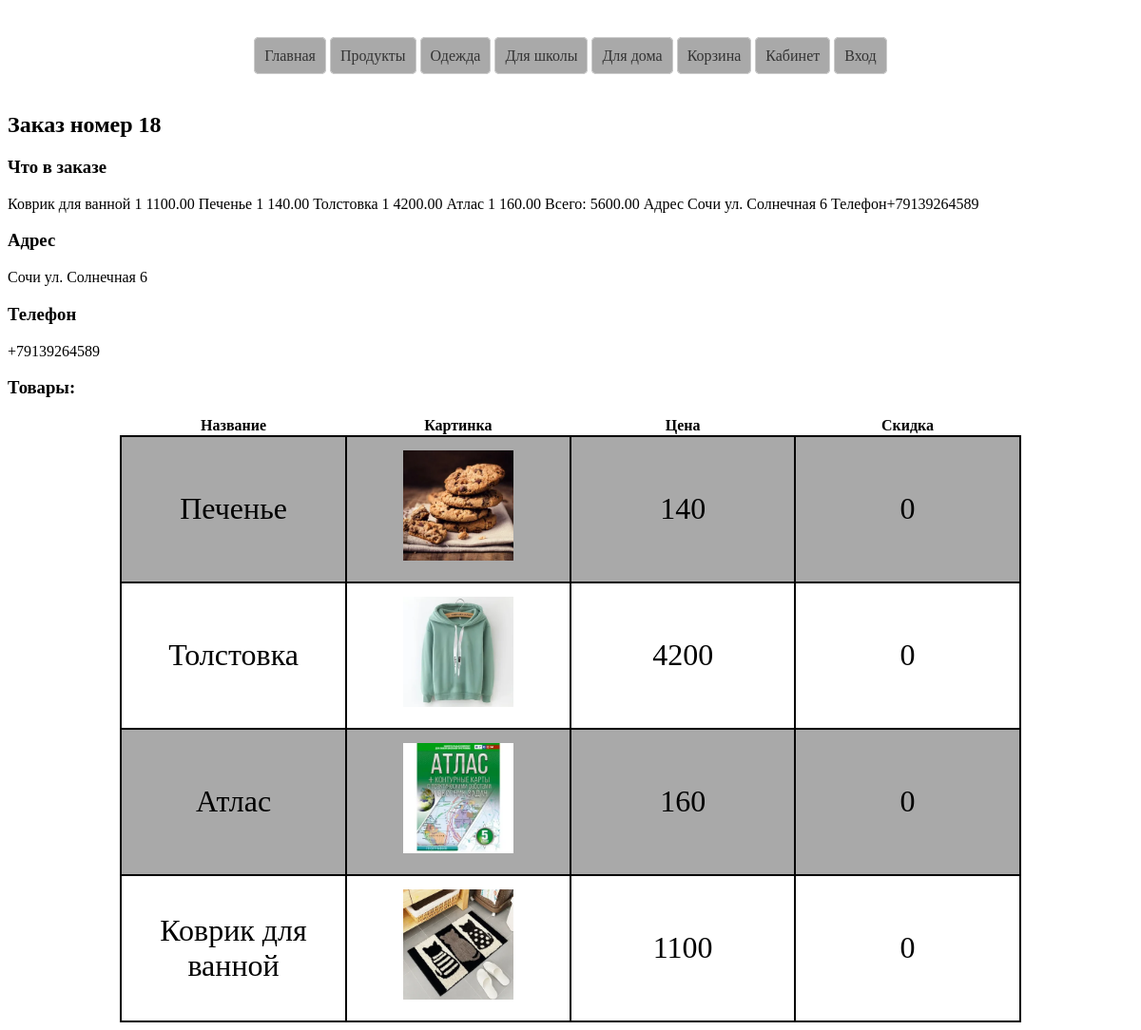
Page /myzakaz/18/ on the committed database.
### app/models.py (models this page shows, shortened)
class Order(models.Model):
    STAT = (('в сборке','в сборке'),('в пути','в пути'),('доставлен','доставлен'))
    user = models.ForeignKey(to=User, on_delete=models.CASCADE)
    adres = models.CharField(max_length=100,verbose_name='Адрес')
    tel = models.CharField(max_length=100,verbose_name='Телефон')
    items = models.ManyToManyField(to=Tovar)
    zakaz = models.TextField(verbose_name='Заказ')
    status = models.CharField(choices=STAT,max_length=100)
    total = models.DecimalField(verbose_name='Итог',
                                max_digits=8,
                                decimal_places=2, blank=True,null=True)

class Tovar(models.Model):
    STAT = (('П', 'Продукты'), ('О', 'Одежда'), ('Ш', 'Для шлолы'),('Д','Для дома'))
    name = models.CharField(max_length=100,
                            verbose_name='Название')
    price = models.IntegerField(verbose_name='Цена')
    image = models.FileField(verbose_name='Картинка',
                             upload_to='img/',
                             blank=True, null=True)
    discount = models.IntegerField(verbose_name='Скидка',
                                 default=0)
    category = models.CharField(choices=STAT, max_length=100,
                                blank=True,null=True)

### app/views.py (the view)
# urls.py: path('myzakaz/<int:itemid>/',views.myzakaz,name='myzakaz'),
def myzakaz(req,itemid):
    item = Order.objects.get(id=itemid)
    data = {'item':item}
    return render(req,'myzakaz.html',data)

### templates/myzakaz.html
{% extends 'index.html'%}
{% load static %}
{% block content %}
<h2>Заказ номер {{ item.id }}</h2>
    <h3>Что в заказе</h3>
    <p>{{ item.zakaz }}</p>
    <h3>Адрес</h3>
    <p>{{ item.adres }}</p>
    <h3>Телефон</h3>
    <p>{{ item.tel }}</p>
    <h3>Товары:</h3>
    <table>
        <tr>
            <th>Название</th>
            <th>Картинка</th>
            <th>Цена</th>
            <th>Скидка</th>
        </tr>
        {% for one in item.items.all %}
            <tr>
            <td>{{ one.name }}</td>
            <td>
                <img src="{% static   one.image  %}" alt=""></td>
            <td>{{ one.price }}</td>
            <td>{{ one.discount }}</td>
            </tr>
        {% endfor %}
    </table>
{% endblock %}

### app/static/css/1.css (style rules this page uses)
table { border-collapse: collapse; width: 80% ; margin: auto; }
table td { width: 20%; text-align: center; font-size: 2em; border: 2px solid black; height: 150px; }
table img { width: 50%; }
table tr:nth-child(even) { background-color: darkgrey; }

### rows in the picture
Order: id "18", zakaz "Коврик для ванной 1 1100.00 Печенье 1 140.00 Толстовка 1 4200.00 Атлас 1 160.00 Всего: 5600.00 Адрес Сочи ул. Солнечная 6 Телефон+79139264589", adres "Сочи ул. Солнечная 6", tel "+79139264589"
Tovar: name "Печенье", image (picture), price "140", discount "0"
Tovar: name "Толстовка", image (picture), price "4200", discount "0"
Tovar: name "Атлас", image (picture), price "160", discount "0"
Tovar: name "Коврик для ванной", image (picture), price "1100", discount "0"
